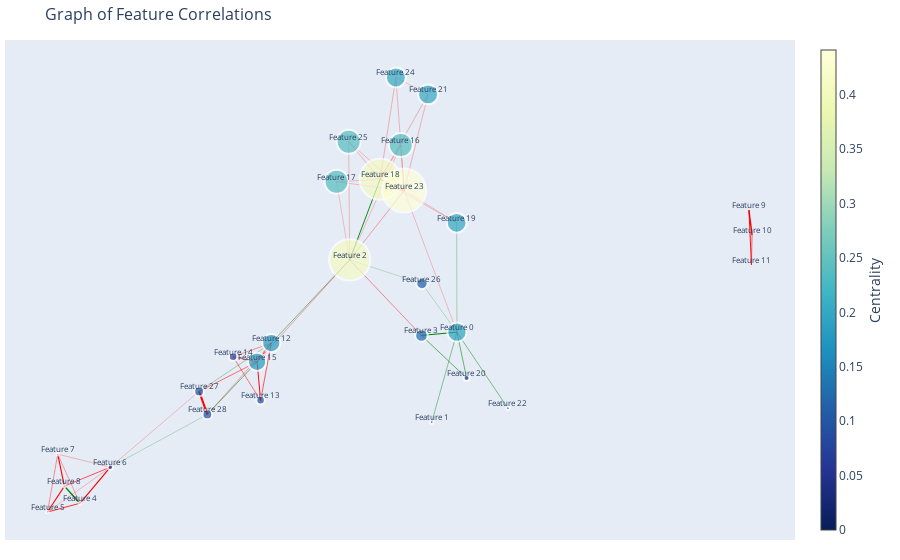

Notebook code cell kept with this figure:
### Code cell
ea.GraphFromAdjacencyMatrix(
        adjacency_matrix=adjacency_matrix,centrality='eigenvector').plot_plotly()

### Figure 1 — Plotly figure (JSON) as saved in the notebook; plotly's stock layout.template omitted (floating-point values rounded to 4 significant figures)
{"data": [{"line": {"color": "green", "width": 0.4203}, "mode": "lines", "type": "scatter", "x": [0.2598, 0.1966, null], "y": [-0.03334, -0.1831, null]}, {"line": {"color": "green", "width": 0.9876}, "mode": "lines", "type": "scatter", "x": [0.2598, 0.1707, null], "y": [-0.03334, -0.03876, null]}, {"line": {"color": "green", "width": 0.2787}, "mode": "lines", "type": "scatter", "x": [0.2598, 0.259, null], "y": [-0.03334, 0.1489, null]}, {"line": {"color": "green", "width": 0.5564}, "mode": "lines", "type": "scatter", "x": [0.2598, 0.284, null], "y": [-0.03334, -0.1098, null]}, {"line": {"color": "green", "width": 0.462}, "mode": "lines", "type": "scatter", "x": [0.2598, 0.3876, null], "y": [-0.03334, -0.1601, null]}, {"line": {"color": "red", "width": 0.2273}, "mode": "lines", "type": "scatter", "x": [0.2598, 0.1272, null], "y": [-0.03334, 0.2026, null]}, {"line": {"color": "green", "width": 0.2287}, "mode": "lines", "type": "scatter", "x": [0.2598, 0.172, null], "y": [-0.03334, 0.04773, null]}, {"line": {"color": "red", "width": 0.4387}, "mode": "lines", "type": "scatter", "x": [-0.009313, 0.1707, null], "y": [0.08718, -0.03876, null]}, {"line": {"color": "green", "width": 0.4836}, "mode": "lines", "type": "scatter", "x": [-0.009313, -0.206, null], "y": [0.08718, -0.05142, null]}, {"line": {"color": "red", "width": 0.3362}, "mode": "lines", "type": "scatter", "x": [-0.009313, -0.2415, null], "y": [0.08718, -0.08279, null]}, {"line": {"color": "red", "width": 0.2171}, "mode": "lines", "type": "scatter", "x": [-0.009313, 0.1189, null], "y": [0.08718, 0.2784, null]}, {"line": {"color": "red", "width": 0.2222}, "mode": "lines", "type": "scatter", "x": [-0.009313, -0.04218, null], "y": [0.08718, 0.2172, null]}, {"line": {"color": "green", "width": 0.9114}, "mode": "lines", "type": "scatter", "x": [-0.009313, 0.06717, null], "y": [0.08718, 0.2215, null]}, {"line": {"color": "red", "width": 0.3412}, "mode": "lines", "type": "scatter", "x": [-0.009313, 0.1272, null], "y": [0.08718, 0.2026, null]}, {"line": {"color": "red", "width": 0.2415}, "mode": "lines", "type": "scatter", "x": [-0.009313, -0.01182, null], "y": [0.08718, 0.284, null]}, {"line": {"color": "green", "width": 0.2057}, "mode": "lines", "type": "scatter", "x": [-0.009313, 0.172, null], "y": [0.08718, 0.04773, null]}, {"line": {"color": "green", "width": 0.5842}, "mode": "lines", "type": "scatter", "x": [0.1707, 0.284, null], "y": [-0.03876, -0.1098, null]}, {"line": {"color": "red", "width": 0.8162}, "mode": "lines", "type": "scatter", "x": [-0.686, -0.7672, null], "y": [-0.3184, -0.3329, null]}, {"line": {"color": "red", "width": 1.159}, "mode": "lines", "type": "scatter", "x": [-0.686, -0.6095, null], "y": [-0.3184, -0.2582, null]}, {"line": {"color": "red", "width": 0.3426}, "mode": "lines", "type": "scatter", "x": [-0.686, -0.7416, null], "y": [-0.3184, -0.2366, null]}, {"line": {"color": "green", "width": 1.471}, "mode": "lines", "type": "scatter", "x": [-0.686, -0.7248, null], "y": [-0.3184, -0.2898, null]}, {"line": {"color": "red", "width": 0.2353}, "mode": "lines", "type": "scatter", "x": [-0.7672, -0.6095, null], "y": [-0.3329, -0.2582, null]}, {"line": {"color": "red", "width": 0.4082}, "mode": "lines", "type": "scatter", "x": [-0.7672, -0.7416, null], "y": [-0.3329, -0.2366, null]}, {"line": {"color": "red", "width": 1.041}, "mode": "lines", "type": "scatter", "x": [-0.7672, -0.7248, null], "y": [-0.3329, -0.2898, null]}, {"line": {"color": "red", "width": 0.2566}, "mode": "lines", "type": "scatter", "x": [-0.6095, -0.7416, null], "y": [-0.2582, -0.2366, null]}, {"line": {"color": "red", "width": 0.6544}, "mode": "lines", "type": "scatter", "x": [-0.6095, -0.7248, null], "y": [-0.2582, -0.2898, null]}, {"line": {"color": "red", "width": 0.2351}, "mode": "lines", "type": "scatter", "x": [-0.6095, -0.3869, null], "y": [-0.2582, -0.132, null]}, {"line": {"color": "green", "width": 0.2351}, "mode": "lines", "type": "scatter", "x": [-0.6095, -0.3663, null], "y": [-0.2582, -0.1704, null]}, {"line": {"color": "red", "width": 1.135}, "mode": "lines", "type": "scatter", "x": [-0.7416, -0.7248, null], "y": [-0.2366, -0.2898, null]}, {"line": {"color": "red", "width": 1.405}, "mode": "lines", "type": "scatter", "x": [0.9922, 1, null], "y": [0.17, 0.1285, null]}, {"line": {"color": "red", "width": 0.9478}, "mode": "lines", "type": "scatter", "x": [0.9922, 0.9985, null], "y": [0.17, 0.07885, null]}, {"line": {"color": "red", "width": 0.5874}, "mode": "lines", "type": "scatter", "x": [1, 0.9985, null], "y": [0.1285, 0.07885, null]}, {"line": {"color": "red", "width": 0.6318}, "mode": "lines", "type": "scatter", "x": [-0.206, -0.2328, null], "y": [-0.05142, -0.1469, null]}, {"line": {"color": "red", "width": 0.4123}, "mode": "lines", "type": "scatter", "x": [-0.206, -0.3017, null], "y": [-0.05142, -0.07431, null]}, {"line": {"color": "red", "width": 0.767}, "mode": "lines", "type": "scatter", "x": [-0.206, -0.2415, null], "y": [-0.05142, -0.08279, null]}, {"line": {"color": "green", "width": 0.3272}, "mode": "lines", "type": "scatter", "x": [-0.206, -0.3869, null], "y": [-0.05142, -0.132, null]}, {"line": {"color": "red", "width": 0.3272}, "mode": "lines", "type": "scatter", "x": [-0.206, -0.3663, null], "y": [-0.05142, -0.1704, null]}, {"line": {"color": "red", "width": 0.5197}, "mode": "lines", "type": "scatter", "x": [-0.2328, -0.3017, null], "y": [-0.1469, -0.07431, null]}, {"line": {"color": "red", "width": 0.9668}, "mode": "lines", "type": "scatter", "x": [-0.2328, -0.2415, null], "y": [-0.1469, -0.08279, null]}, {"line": {"color": "red", "width": 0.631}, "mode": "lines", "type": "scatter", "x": [-0.3017, -0.2415, null], "y": [-0.07431, -0.08279, null]}, {"line": {"color": "red", "width": 0.5351}, "mode": "lines", "type": "scatter", "x": [-0.2415, -0.3869, null], "y": [-0.08279, -0.132, null]}, {"line": {"color": "green", "width": 0.5351}, "mode": "lines", "type": "scatter", "x": [-0.2415, -0.3663, null], "y": [-0.08279, -0.1704, null]}, {"line": {"color": "red", "width": 0.247}, "mode": "lines", "type": "scatter", "x": [0.1189, 0.06717, null], "y": [0.2784, 0.2215, null]}, {"line": {"color": "red", "width": 0.2308}, "mode": "lines", "type": "scatter", "x": [0.1189, 0.1272, null], "y": [0.2784, 0.2026, null]}, {"line": {"color": "red", "width": 0.245}, "mode": "lines", "type": "scatter", "x": [-0.04218, 0.06717, null], "y": [0.2172, 0.2215, null]}, {"line": {"color": "red", "width": 0.2289}, "mode": "lines", "type": "scatter", "x": [-0.04218, 0.1272, null], "y": [0.2172, 0.2026, null]}, {"line": {"color": "red", "width": 0.2261}, "mode": "lines", "type": "scatter", "x": [0.06717, 0.259, null], "y": [0.2215, 0.1489, null]}, {"line": {"color": "red", "width": 0.2786}, "mode": "lines", "type": "scatter", "x": [0.06717, 0.1874, null], "y": [0.2215, 0.3628, null]}, {"line": {"color": "red", "width": 0.3442}, "mode": "lines", "type": "scatter", "x": [0.06717, 0.1272, null], "y": [0.2215, 0.2026, null]}, {"line": {"color": "red", "width": 0.2698}, "mode": "lines", "type": "scatter", "x": [0.06717, 0.1066, null], "y": [0.2215, 0.3911, null]}, {"line": {"color": "red", "width": 0.2562}, "mode": "lines", "type": "scatter", "x": [0.06717, -0.01182, null], "y": [0.2215, 0.284, null]}, {"line": {"color": "red", "width": 0.2113}, "mode": "lines", "type": "scatter", "x": [0.259, 0.1272, null], "y": [0.1489, 0.2026, null]}, {"line": {"color": "red", "width": 0.2603}, "mode": "lines", "type": "scatter", "x": [0.1874, 0.1272, null], "y": [0.3628, 0.2026, null]}, {"line": {"color": "red", "width": 0.2041}, "mode": "lines", "type": "scatter", "x": [0.1874, 0.1066, null], "y": [0.3628, 0.3911, null]}, {"line": {"color": "red", "width": 0.2521}, "mode": "lines", "type": "scatter", "x": [0.1272, 0.1066, null], "y": [0.2026, 0.3911, null]}, {"line": {"color": "red", "width": 0.2393}, "mode": "lines", "type": "scatter", "x": [0.1272, -0.01182, null], "y": [0.2026, 0.284, null]}, {"line": {"color": "red", "width": 2}, "mode": "lines", "type": "scatter", "x": [-0.3869, -0.3663, null], "y": [-0.132, -0.1704, null]}, {"hoverinfo": "text", "hoverlabel": {"bgcolor": "green"}, "marker": {"opacity": 0}, "mode": "markers", "text": "Correlation between: Feature 1 and Feature 0<br>Correlation Coefficient: 0.21015579188371805", "type": "scatter", "x": [0.2282], "y": [-0.1082]}, {"hoverinfo": "text", "hoverlabel": {"bgcolor": "green"}, "marker": {"opacity": 0}, "mode": "markers", "text": "Correlation between: Feature 3 and Feature 0<br>Correlation Coefficient: 0.493813856494015", "type": "scatter", "x": [0.2153], "y": [-0.03605]}, {"hoverinfo": "text", "hoverlabel": {"bgcolor": "green"}, "marker": {"opacity": 0}, "mode": "markers", "text": "Correlation between: Feature 19 and Feature 0<br>Correlation Coefficient: 0.13935798388079854", "type": "scatter", "x": [0.2594], "y": [0.05779]}, {"hoverinfo": "text", "hoverlabel": {"bgcolor": "green"}, "marker": {"opacity": 0}, "mode": "markers", "text": "Correlation between: Feature 20 and Feature 0<br>Correlation Coefficient: 0.27821147994891704", "type": "scatter", "x": [0.2719], "y": [-0.07155]}, {"hoverinfo": "text", "hoverlabel": {"bgcolor": "green"}, "marker": {"opacity": 0}, "mode": "markers", "text": "Correlation between: Feature 22 and Feature 0<br>Correlation Coefficient: 0.23097764860329867", "type": "scatter", "x": [0.3237], "y": [-0.09672]}, {"hoverinfo": "text", "hoverlabel": {"bgcolor": "red"}, "marker": {"opacity": 0}, "mode": "markers", "text": "Correlation between: Feature 23 and Feature 0<br>Correlation Coefficient: -0.11365341437554285", "type": "scatter", "x": [0.1935], "y": [0.08464]}, {"hoverinfo": "text", "hoverlabel": {"bgcolor": "green"}, "marker": {"opacity": 0}, "mode": "markers", "text": "Correlation between: Feature 26 and Feature 0<br>Correlation Coefficient: 0.1143640136829423", "type": "scatter", "x": [0.2159], "y": [0.007195]}, {"hoverinfo": "text", "hoverlabel": {"bgcolor": "red"}, "marker": {"opacity": 0}, "mode": "markers", "text": "Correlation between: Feature 3 and Feature 2<br>Correlation Coefficient: -0.21933567856415018", "type": "scatter", "x": [0.0807], "y": [0.02421]}, {"hoverinfo": "text", "hoverlabel": {"bgcolor": "green"}, "marker": {"opacity": 0}, "mode": "markers", "text": "Correlation between: Feature 12 and Feature 2<br>Correlation Coefficient: 0.24182175319888405", "type": "scatter", "x": [-0.1076], "y": [0.01788]}, {"hoverinfo": "text", "hoverlabel": {"bgcolor": "red"}, "marker": {"opacity": 0}, "mode": "markers", "text": "Correlation between: Feature 15 and Feature 2<br>Correlation Coefficient: -0.16808062235934454", "type": "scatter", "x": [-0.1254], "y": [0.002197]}, {"hoverinfo": "text", "hoverlabel": {"bgcolor": "red"}, "marker": {"opacity": 0}, "mode": "markers", "text": "Correlation between: Feature 16 and Feature 2<br>Correlation Coefficient: -0.10856954959656695", "type": "scatter", "x": [0.05478], "y": [0.1828]}, {"hoverinfo": "text", "hoverlabel": {"bgcolor": "red"}, "marker": {"opacity": 0}, "mode": "markers", "text": "Correlation between: Feature 17 and Feature 2<br>Correlation Coefficient: -0.11111804722667439", "type": "scatter", "x": [-0.02575], "y": [0.1522]}, {"hoverinfo": "text", "hoverlabel": {"bgcolor": "green"}, "marker": {"opacity": 0}, "mode": "markers", "text": "Correlation between: Feature 18 and Feature 2<br>Correlation Coefficient: 0.45568671351556034", "type": "scatter", "x": [0.02893], "y": [0.1543]}, {"hoverinfo": "text", "hoverlabel": {"bgcolor": "red"}, "marker": {"opacity": 0}, "mode": "markers", "text": "Correlation between: Feature 23 and Feature 2<br>Correlation Coefficient: -0.1706241527096312", "type": "scatter", "x": [0.05896], "y": [0.1449]}, {"hoverinfo": "text", "hoverlabel": {"bgcolor": "red"}, "marker": {"opacity": 0}, "mode": "markers", "text": "Correlation between: Feature 25 and Feature 2<br>Correlation Coefficient: -0.12073766795431493", "type": "scatter", "x": [-0.01056], "y": [0.1856]}, {"hoverinfo": "text", "hoverlabel": {"bgcolor": "green"}, "marker": {"opacity": 0}, "mode": "markers", "text": "Correlation between: Feature 26 and Feature 2<br>Correlation Coefficient: 0.10283168702240666", "type": "scatter", "x": [0.08133], "y": [0.06746]}, {"hoverinfo": "text", "hoverlabel": {"bgcolor": "green"}, "marker": {"opacity": 0}, "mode": "markers", "text": "Correlation between: Feature 20 and Feature 3<br>Correlation Coefficient: 0.2921240294907555", "type": "scatter", "x": [0.2274], "y": [-0.07426]}, {"hoverinfo": "text", "hoverlabel": {"bgcolor": "red"}, "marker": {"opacity": 0}, "mode": "markers", "text": "Correlation between: Feature 5 and Feature 4<br>Correlation Coefficient: -0.4081141744486515", "type": "scatter", "x": [-0.7266], "y": [-0.3256]}, {"hoverinfo": "text", "hoverlabel": {"bgcolor": "red"}, "marker": {"opacity": 0}, "mode": "markers", "text": "Correlation between: Feature 6 and Feature 4<br>Correlation Coefficient: -0.5793802110770249", "type": "scatter", "x": [-0.6477], "y": [-0.2883]}, {"hoverinfo": "text", "hoverlabel": {"bgcolor": "red"}, "marker": {"opacity": 0}, "mode": "markers", "text": "Correlation between: Feature 7 and Feature 4<br>Correlation Coefficient: -0.1713235957166159", "type": "scatter", "x": [-0.7138], "y": [-0.2775]}, {"hoverinfo": "text", "hoverlabel": {"bgcolor": "green"}, "marker": {"opacity": 0}, "mode": "markers", "text": "Correlation between: Feature 8 and Feature 4<br>Correlation Coefficient: 0.7355028971404195", "type": "scatter", "x": [-0.7054], "y": [-0.3041]}, {"hoverinfo": "text", "hoverlabel": {"bgcolor": "red"}, "marker": {"opacity": 0}, "mode": "markers", "text": "Correlation between: Feature 6 and Feature 5<br>Correlation Coefficient: -0.11766095825080661", "type": "scatter", "x": [-0.6884], "y": [-0.2956]}, {"hoverinfo": "text", "hoverlabel": {"bgcolor": "red"}, "marker": {"opacity": 0}, "mode": "markers", "text": "Correlation between: Feature 7 and Feature 5<br>Correlation Coefficient: -0.20409738477515105", "type": "scatter", "x": [-0.7544], "y": [-0.2848]}, {"hoverinfo": "text", "hoverlabel": {"bgcolor": "red"}, "marker": {"opacity": 0}, "mode": "markers", "text": "Correlation between: Feature 8 and Feature 5<br>Correlation Coefficient: -0.5205821431260013", "type": "scatter", "x": [-0.746], "y": [-0.3114]}, {"hoverinfo": "text", "hoverlabel": {"bgcolor": "red"}, "marker": {"opacity": 0}, "mode": "markers", "text": "Correlation between: Feature 7 and Feature 6<br>Correlation Coefficient: -0.12827735870795537", "type": "scatter", "x": [-0.6755], "y": [-0.2474]}, {"hoverinfo": "text", "hoverlabel": {"bgcolor": "red"}, "marker": {"opacity": 0}, "mode": "markers", "text": "Correlation between: Feature 8 and Feature 6<br>Correlation Coefficient: -0.32719136692662043", "type": "scatter", "x": [-0.6672], "y": [-0.274]}, {"hoverinfo": "text", "hoverlabel": {"bgcolor": "red"}, "marker": {"opacity": 0}, "mode": "markers", "text": "Correlation between: Feature 27 and Feature 6<br>Correlation Coefficient: -0.11755205692729095", "type": "scatter", "x": [-0.4982], "y": [-0.1951]}, {"hoverinfo": "text", "hoverlabel": {"bgcolor": "green"}, "marker": {"opacity": 0}, "mode": "markers", "text": "Correlation between: Feature 28 and Feature 6<br>Correlation Coefficient: 0.11755205692729111", "type": "scatter", "x": [-0.4879], "y": [-0.2143]}, {"hoverinfo": "text", "hoverlabel": {"bgcolor": "red"}, "marker": {"opacity": 0}, "mode": "markers", "text": "Correlation between: Feature 8 and Feature 7<br>Correlation Coefficient: -0.5675536159444174", "type": "scatter", "x": [-0.7332], "y": [-0.2632]}, {"hoverinfo": "text", "hoverlabel": {"bgcolor": "red"}, "marker": {"opacity": 0}, "mode": "markers", "text": "Correlation between: Feature 10 and Feature 9<br>Correlation Coefficient: -0.7025288140994909", "type": "scatter", "x": [0.9961], "y": [0.1492]}, {"hoverinfo": "text", "hoverlabel": {"bgcolor": "red"}, "marker": {"opacity": 0}, "mode": "markers", "text": "Correlation between: Feature 11 and Feature 9<br>Correlation Coefficient: -0.47392235949938116", "type": "scatter", "x": [0.9953], "y": [0.1244]}, {"hoverinfo": "text", "hoverlabel": {"bgcolor": "red"}, "marker": {"opacity": 0}, "mode": "markers", "text": "Correlation between: Feature 11 and Feature 10<br>Correlation Coefficient: -0.2937157985897767", "type": "scatter", "x": [0.9992], "y": [0.1037]}, {"hoverinfo": "text", "hoverlabel": {"bgcolor": "red"}, "marker": {"opacity": 0}, "mode": "markers", "text": "Correlation between: Feature 13 and Feature 12<br>Correlation Coefficient: -0.3158993144203797", "type": "scatter", "x": [-0.2194], "y": [-0.09917]}, {"hoverinfo": "text", "hoverlabel": {"bgcolor": "red"}, "marker": {"opacity": 0}, "mode": "markers", "text": "Correlation between: Feature 14 and Feature 12<br>Correlation Coefficient: -0.20616841593889246", "type": "scatter", "x": [-0.2538], "y": [-0.06286]}, {"hoverinfo": "text", "hoverlabel": {"bgcolor": "red"}, "marker": {"opacity": 0}, "mode": "markers", "text": "Correlation between: Feature 15 and Feature 12<br>Correlation Coefficient: -0.38349589610174234", "type": "scatter", "x": [-0.2237], "y": [-0.0671]}, {"hoverinfo": "text", "hoverlabel": {"bgcolor": "green"}, "marker": {"opacity": 0}, "mode": "markers", "text": "Correlation between: Feature 27 and Feature 12<br>Correlation Coefficient: 0.16358342582279226", "type": "scatter", "x": [-0.2964], "y": [-0.09171]}, {"hoverinfo": "text", "hoverlabel": {"bgcolor": "red"}, "marker": {"opacity": 0}, "mode": "markers", "text": "Correlation between: Feature 28 and Feature 12<br>Correlation Coefficient: -0.16358342582279242", "type": "scatter", "x": [-0.2861], "y": [-0.1109]}, {"hoverinfo": "text", "hoverlabel": {"bgcolor": "red"}, "marker": {"opacity": 0}, "mode": "markers", "text": "Correlation between: Feature 14 and Feature 13<br>Correlation Coefficient: -0.2598700286580012", "type": "scatter", "x": [-0.2672], "y": [-0.1106]}, {"hoverinfo": "text", "hoverlabel": {"bgcolor": "red"}, "marker": {"opacity": 0}, "mode": "markers", "text": "Correlation between: Feature 15 and Feature 13<br>Correlation Coefficient: -0.48338679354127545", "type": "scatter", "x": [-0.2371], "y": [-0.1149]}, {"hoverinfo": "text", "hoverlabel": {"bgcolor": "red"}, "marker": {"opacity": 0}, "mode": "markers", "text": "Correlation between: Feature 15 and Feature 14<br>Correlation Coefficient: -0.3154773845997187", "type": "scatter", "x": [-0.2716], "y": [-0.07855]}, {"hoverinfo": "text", "hoverlabel": {"bgcolor": "red"}, "marker": {"opacity": 0}, "mode": "markers", "text": "Correlation between: Feature 27 and Feature 15<br>Correlation Coefficient: -0.2675365581660129", "type": "scatter", "x": [-0.3142], "y": [-0.1074]}, {"hoverinfo": "text", "hoverlabel": {"bgcolor": "green"}, "marker": {"opacity": 0}, "mode": "markers", "text": "Correlation between: Feature 28 and Feature 15<br>Correlation Coefficient: 0.26753655816601335", "type": "scatter", "x": [-0.3039], "y": [-0.1266]}, {"hoverinfo": "text", "hoverlabel": {"bgcolor": "red"}, "marker": {"opacity": 0}, "mode": "markers", "text": "Correlation between: Feature 18 and Feature 16<br>Correlation Coefficient: -0.12349523038334223", "type": "scatter", "x": [0.09302], "y": [0.2499]}, {"hoverinfo": "text", "hoverlabel": {"bgcolor": "red"}, "marker": {"opacity": 0}, "mode": "markers", "text": "Correlation between: Feature 23 and Feature 16<br>Correlation Coefficient: -0.11537813377592346", "type": "scatter", "x": [0.1231], "y": [0.2405]}, {"hoverinfo": "text", "hoverlabel": {"bgcolor": "red"}, "marker": {"opacity": 0}, "mode": "markers", "text": "Correlation between: Feature 18 and Feature 17<br>Correlation Coefficient: -0.12252257214019888", "type": "scatter", "x": [0.0125], "y": [0.2193]}, {"hoverinfo": "text", "hoverlabel": {"bgcolor": "red"}, "marker": {"opacity": 0}, "mode": "markers", "text": "Correlation between: Feature 23 and Feature 17<br>Correlation Coefficient: -0.11446940643036303", "type": "scatter", "x": [0.04253], "y": [0.2099]}, {"hoverinfo": "text", "hoverlabel": {"bgcolor": "red"}, "marker": {"opacity": 0}, "mode": "markers", "text": "Correlation between: Feature 19 and Feature 18<br>Correlation Coefficient: -0.113064225625961", "type": "scatter", "x": [0.1631], "y": [0.1852]}, {"hoverinfo": "text", "hoverlabel": {"bgcolor": "red"}, "marker": {"opacity": 0}, "mode": "markers", "text": "Correlation between: Feature 21 and Feature 18<br>Correlation Coefficient: -0.1393155135030875", "type": "scatter", "x": [0.1273], "y": [0.2921]}, {"hoverinfo": "text", "hoverlabel": {"bgcolor": "red"}, "marker": {"opacity": 0}, "mode": "markers", "text": "Correlation between: Feature 23 and Feature 18<br>Correlation Coefficient: -0.1720911985121264", "type": "scatter", "x": [0.09721], "y": [0.212]}, {"hoverinfo": "text", "hoverlabel": {"bgcolor": "red"}, "marker": {"opacity": 0}, "mode": "markers", "text": "Correlation between: Feature 24 and Feature 18<br>Correlation Coefficient: -0.13491961645166775", "type": "scatter", "x": [0.0869], "y": [0.3063]}, {"hoverinfo": "text", "hoverlabel": {"bgcolor": "red"}, "marker": {"opacity": 0}, "mode": "markers", "text": "Correlation between: Feature 25 and Feature 18<br>Correlation Coefficient: -0.12807910150883076", "type": "scatter", "x": [0.02768], "y": [0.2527]}, {"hoverinfo": "text", "hoverlabel": {"bgcolor": "red"}, "marker": {"opacity": 0}, "mode": "markers", "text": "Correlation between: Feature 23 and Feature 19<br>Correlation Coefficient: -0.10563273827701555", "type": "scatter", "x": [0.1931], "y": [0.1758]}, {"hoverinfo": "text", "hoverlabel": {"bgcolor": "red"}, "marker": {"opacity": 0}, "mode": "markers", "text": "Correlation between: Feature 23 and Feature 21<br>Correlation Coefficient: -0.1301585810571423", "type": "scatter", "x": [0.1573], "y": [0.2827]}, {"hoverinfo": "text", "hoverlabel": {"bgcolor": "red"}, "marker": {"opacity": 0}, "mode": "markers", "text": "Correlation between: Feature 24 and Feature 21<br>Correlation Coefficient: -0.10204441590245274", "type": "scatter", "x": [0.147], "y": [0.377]}, {"hoverinfo": "text", "hoverlabel": {"bgcolor": "red"}, "marker": {"opacity": 0}, "mode": "markers", "text": "Correlation between: Feature 24 and Feature 23<br>Correlation Coefficient: -0.1260516176020391", "type": "scatter", "x": [0.1169], "y": [0.2969]}, {"hoverinfo": "text", "hoverlabel": {"bgcolor": "red"}, "marker": {"opacity": 0}, "mode": "markers", "text": "Correlation between: Feature 25 and Feature 23<br>Correlation Coefficient: -0.11966071614195144", "type": "scatter", "x": [0.05771], "y": [0.2433]}, {"hoverinfo": "text", "hoverlabel": {"bgcolor": "red"}, "marker": {"opacity": 0}, "mode": "markers", "text": "Correlation between: Feature 28 and Feature 27<br>Correlation Coefficient: -1.0", "type": "scatter", "x": [-0.3766], "y": [-0.1512]}, {"hoverinfo": "text", "marker": {"color": [0.1917, 0.03631, 0.4118, 0.1257, 0.02445, 0.02445, 0.05568, 0.02445, 0.02445, 2.98e-20, 2.98e-20, 2.98e-20, 0.1818, 0.08501, 0.08501, 0.1818, 0.2394, 0.2394, 0.4105, 0.1977, 0.06013, 0.1991, 0.03631, 0.4411, 0.1991, 0.2394, 0.1143, 0.09803, 0.09803], "colorbar": {"thickness": 15, "title": {"side": "right", "text": "Centrality"}, "xanchor": "left"}, "colorscale": [[0, "rgb(255,255,217)"], [0.125, "rgb(237,248,177)"], [0.25, "rgb(199,233,180)"], [0.375, "rgb(127,205,187)"], [0.5, "rgb(65,182,196)"], [0.625, "rgb(29,145,192)"], [0.75, "rgb(34,94,168)"], [0.875, "rgb(37,52,148)"], [1, "rgb(8,29,88)"]], "line": {"width": 2}, "reversescale": true, "showscale": true, "size": [19.17, 3.631, 41.18, 12.57, 2.445, 2.445, 5.568, 2.445, 2.445, 2.98e-18, 2.98e-18, 2.98e-18, 18.18, 8.501, 8.501, 18.18, 23.94, 23.94, 41.05, 19.77, 6.013, 19.91, 3.631, 44.11, 19.91, 23.94, 11.43, 9.803, 9.803]}, "mode": "markers", "text": ["Node Name: Feature 0<br># of connections: 7<br>Centrality: 0.19", "Node Name: Feature 1<br># of connections: 1<br>Centrality: 0.04", "Node Name: Feature 2<br># of connections: 9<br>Centrality: 0.41", "Node Name: Feature 3<br># of connections: 3<br>Centrality: 0.13", "Node Name: Feature 4<br># of connections: 4<br>Centrality: 0.02", "Node Name: Feature 5<br># of connections: 4<br>Centrality: 0.02", "Node Name: Feature 6<br># of connections: 6<br>Centrality: 0.06", "Node Name: Feature 7<br># of connections: 4<br>Centrality: 0.02", "Node Name: Feature 8<br># of connections: 4<br>Centrality: 0.02", "Node Name: Feature 9<br># of connections: 2<br>Centrality: 0.00", "Node Name: Feature 10<br># of connections: 2<br>Centrality: 0.00", "Node Name: Feature 11<br># of connections: 2<br>Centrality: 0.00", "Node Name: Feature 12<br># of connections: 6<br>Centrality: 0.18", "Node Name: Feature 13<br># of connections: 3<br>Centrality: 0.09", "Node Name: Feature 14<br># of connections: 3<br>Centrality: 0.09", "Node Name: Feature 15<br># of connections: 6<br>Centrality: 0.18", "Node Name: Feature 16<br># of connections: 3<br>Centrality: 0.24", "Node Name: Feature 17<br># of connections: 3<br>Centrality: 0.24", "Node Name: Feature 18<br># of connections: 8<br>Centrality: 0.41", "Node Name: Feature 19<br># of connections: 3<br>Centrality: 0.20", "Node Name: Feature 20<br># of connections: 2<br>Centrality: 0.06", "Node Name: Feature 21<br># of connections: 3<br>Centrality: 0.20", "Node Name: Feature 22<br># of connections: 1<br>Centrality: 0.04", "Node Name: Feature 23<br># of connections: 9<br>Centrality: 0.44", "Node Name: Feature 24<br># of connections: 3<br>Centrality: 0.20", "Node Name: Feature 25<br># of connections: 3<br>Centrality: 0.24", "Node Name: Feature 26<br># of connections: 2<br>Centrality: 0.11", "Node Name: Feature 27<br># of connections: 4<br>Centrality: 0.10", "Node Name: Feature 28<br># of connections: 4<br>Centrality: 0.10"], "type": "scatter", "x": [0.2598, 0.1966, -0.009313, 0.1707, -0.686, -0.7672, -0.6095, -0.7416, -0.7248, 0.9922, 1, 0.9985, -0.206, -0.2328, -0.3017, -0.2415, 0.1189, -0.04218, 0.06717, 0.259, 0.284, 0.1874, 0.3876, 0.1272, 0.1066, -0.01182, 0.172, -0.3869, -0.3663], "y": [-0.03334, -0.1831, 0.08718, -0.03876, -0.3184, -0.3329, -0.2582, -0.2366, -0.2898, 0.17, 0.1285, 0.07885, -0.05142, -0.1469, -0.07431, -0.08279, 0.2784, 0.2172, 0.2215, 0.1489, -0.1098, 0.3628, -0.1601, 0.2026, 0.3911, 0.284, 0.04773, -0.132, -0.1704]}, {"marker": {"opacity": 0}, "mode": "text", "text": ["Feature 0", "Feature 1", "Feature 2", "Feature 3", "Feature 4", "Feature 5", "Feature 6", "Feature 7", "Feature 8", "Feature 9", "Feature 10", "Feature 11", "Feature 12", "Feature 13", "Feature 14", "Feature 15", "Feature 16", "Feature 17", "Feature 18", "Feature 19", "Feature 20", "Feature 21", "Feature 22", "Feature 23", "Feature 24", "Feature 25", "Feature 26", "Feature 27", "Feature 28"], "textfont": {"size": [8, 8, 8, 8, 8, 8, 8, 8, 8, 8, 8, 8, 8, 8, 8, 8, 8, 8, 8, 8, 8, 8, 8, 8, 8, 8, 8, 8, 8]}, "textposition": "top center", "type": "scatter", "x": [0.2598, 0.1966, -0.009313, 0.1707, -0.686, -0.7672, -0.6095, -0.7416, -0.7248, 0.9922, 1, 0.9985, -0.206, -0.2328, -0.3017, -0.2415, 0.1189, -0.04218, 0.06717, 0.259, 0.284, 0.1874, 0.3876, 0.1272, 0.1066, -0.01182, 0.172, -0.3869, -0.3663], "y": [-0.03334, -0.1831, 0.08718, -0.03876, -0.3184, -0.3329, -0.2582, -0.2366, -0.2898, 0.17, 0.1285, 0.07885, -0.05142, -0.1469, -0.07431, -0.08279, 0.2784, 0.2172, 0.2215, 0.1489, -0.1098, 0.3628, -0.1601, 0.2026, 0.3911, 0.284, 0.04773, -0.132, -0.1704]}], "layout": {"annotations": [{"showarrow": false, "text": "", "x": 0.005, "xref": "paper", "y": -0.002, "yref": "paper"}], "hovermode": "closest", "margin": {"b": 20, "l": 5, "r": 5, "t": 40}, "showlegend": false, "title": {"font": {"size": 16}, "text": "Graph of Feature Correlations"}, "xaxis": {"showgrid": false, "showticklabels": false, "zeroline": false}, "yaxis": {"showgrid": false, "showticklabels": false, "zeroline": false}}}
